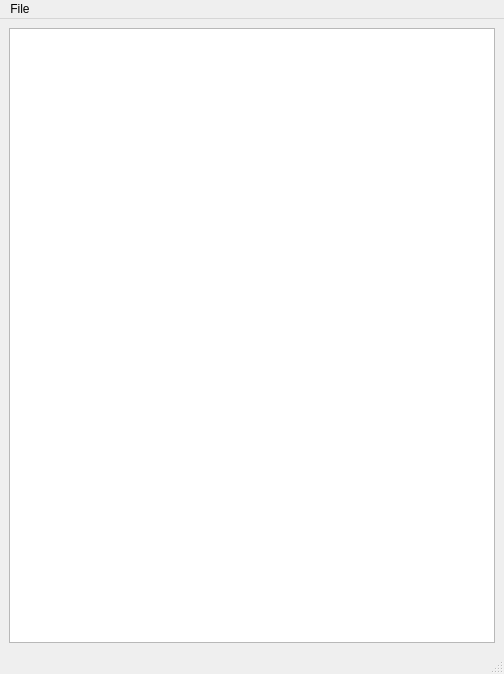
<?xml version="1.0" encoding="UTF-8"?>
<ui version="4.0">
 <class>MainWindow</class>
 <widget class="QMainWindow" name="MainWindow">
  <property name="geometry">
   <rect>
    <x>0</x>
    <y>0</y>
    <width>504</width>
    <height>674</height>
   </rect>
  </property>
  <property name="windowTitle">
   <string>Assignment</string>
  </property>
  <widget class="QWidget" name="centralwidget">
   <layout class="QGridLayout" name="gridLayout">
    <item row="0" column="0">
     <widget class="QTableView" name="assignmentTable">
      <property name="selectionMode">
       <enum>QAbstractItemView::SingleSelection</enum>
      </property>
      <property name="selectionBehavior">
       <enum>QAbstractItemView::SelectRows</enum>
      </property>
     </widget>
    </item>
   </layout>
  </widget>
  <widget class="QMenuBar" name="menubar">
   <property name="geometry">
    <rect>
     <x>0</x>
     <y>0</y>
     <width>504</width>
     <height>25</height>
    </rect>
   </property>
   <widget class="QMenu" name="menuFile">
    <property name="title">
     <string>File</string>
    </property>
    <addaction name="actionOpen"/>
    <addaction name="actionSave"/>
   </widget>
   <addaction name="menuFile"/>
  </widget>
  <widget class="QStatusBar" name="statusbar"/>
  <action name="actionOpen">
   <property name="text">
    <string>Open</string>
   </property>
  </action>
  <action name="actionSave">
   <property name="text">
    <string>Save</string>
   </property>
   <property name="shortcut">
    <string>Ctrl+S</string>
   </property>
  </action>
  <action name="actionDisplayPrimitives">
   <property name="text">
    <string>Display Primitives</string>
   </property>
   <property name="shortcut">
    <string>Ctrl+A</string>
   </property>
  </action>
 </widget>
 <resources/>
 <connections/>
</ui>
